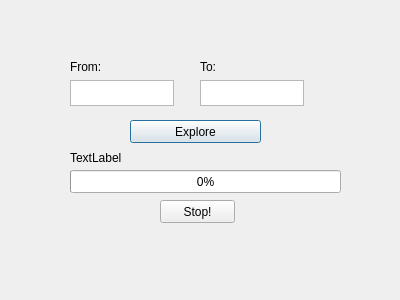
<?xml version="1.0" encoding="UTF-8"?>
<ui version="4.0">
 <class>Dialog2</class>
 <widget class="QDialog" name="Dialog2">
  <property name="geometry">
   <rect>
    <x>0</x>
    <y>0</y>
    <width>400</width>
    <height>300</height>
   </rect>
  </property>
  <property name="sizeIncrement">
   <size>
    <width>22</width>
    <height>0</height>
   </size>
  </property>
  <property name="baseSize">
   <size>
    <width>21</width>
    <height>21</height>
   </size>
  </property>
  <property name="windowTitle">
   <string>Dialog</string>
  </property>
  <widget class="QPushButton" name="pushButton">
   <property name="geometry">
    <rect>
     <x>130</x>
     <y>120</y>
     <width>131</width>
     <height>23</height>
    </rect>
   </property>
   <property name="focusPolicy">
    <enum>Qt::TabFocus</enum>
   </property>
   <property name="text">
    <string>Explore</string>
   </property>
  </widget>
  <widget class="QTextEdit" name="textEditFrom">
   <property name="geometry">
    <rect>
     <x>70</x>
     <y>80</y>
     <width>104</width>
     <height>26</height>
    </rect>
   </property>
   <property name="tabChangesFocus">
    <bool>true</bool>
   </property>
  </widget>
  <widget class="QTextEdit" name="textEditTo">
   <property name="geometry">
    <rect>
     <x>200</x>
     <y>80</y>
     <width>104</width>
     <height>26</height>
    </rect>
   </property>
   <property name="tabChangesFocus">
    <bool>true</bool>
   </property>
  </widget>
  <widget class="QLabel" name="label">
   <property name="geometry">
    <rect>
     <x>70</x>
     <y>60</y>
     <width>47</width>
     <height>13</height>
    </rect>
   </property>
   <property name="text">
    <string>From:</string>
   </property>
  </widget>
  <widget class="QLabel" name="label_2">
   <property name="geometry">
    <rect>
     <x>200</x>
     <y>60</y>
     <width>47</width>
     <height>13</height>
    </rect>
   </property>
   <property name="text">
    <string>To:</string>
   </property>
  </widget>
  <widget class="QProgressBar" name="progressBar">
   <property name="geometry">
    <rect>
     <x>70</x>
     <y>170</y>
     <width>271</width>
     <height>23</height>
    </rect>
   </property>
   <property name="value">
    <number>0</number>
   </property>
  </widget>
  <widget class="QLabel" name="label_3">
   <property name="geometry">
    <rect>
     <x>70</x>
     <y>150</y>
     <width>121</width>
     <height>16</height>
    </rect>
   </property>
   <property name="text">
    <string>TextLabel</string>
   </property>
  </widget>
  <widget class="QPushButton" name="pushButton_2">
   <property name="geometry">
    <rect>
     <x>160</x>
     <y>200</y>
     <width>75</width>
     <height>23</height>
    </rect>
   </property>
   <property name="focusPolicy">
    <enum>Qt::TabFocus</enum>
   </property>
   <property name="text">
    <string>Stop!</string>
   </property>
  </widget>
 </widget>
 <layoutdefault spacing="6" margin="11"/>
 <resources/>
 <connections/>
</ui>
